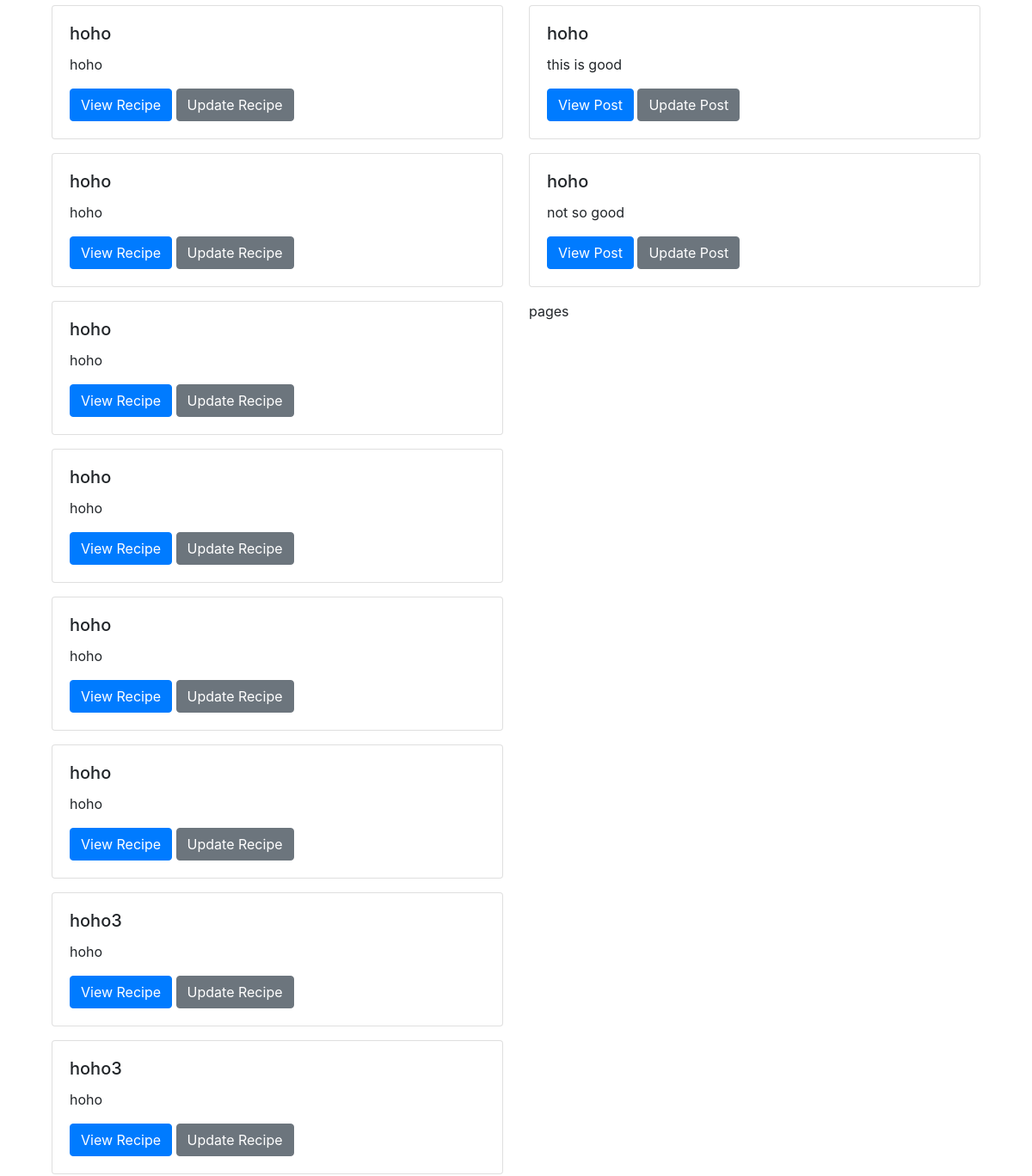
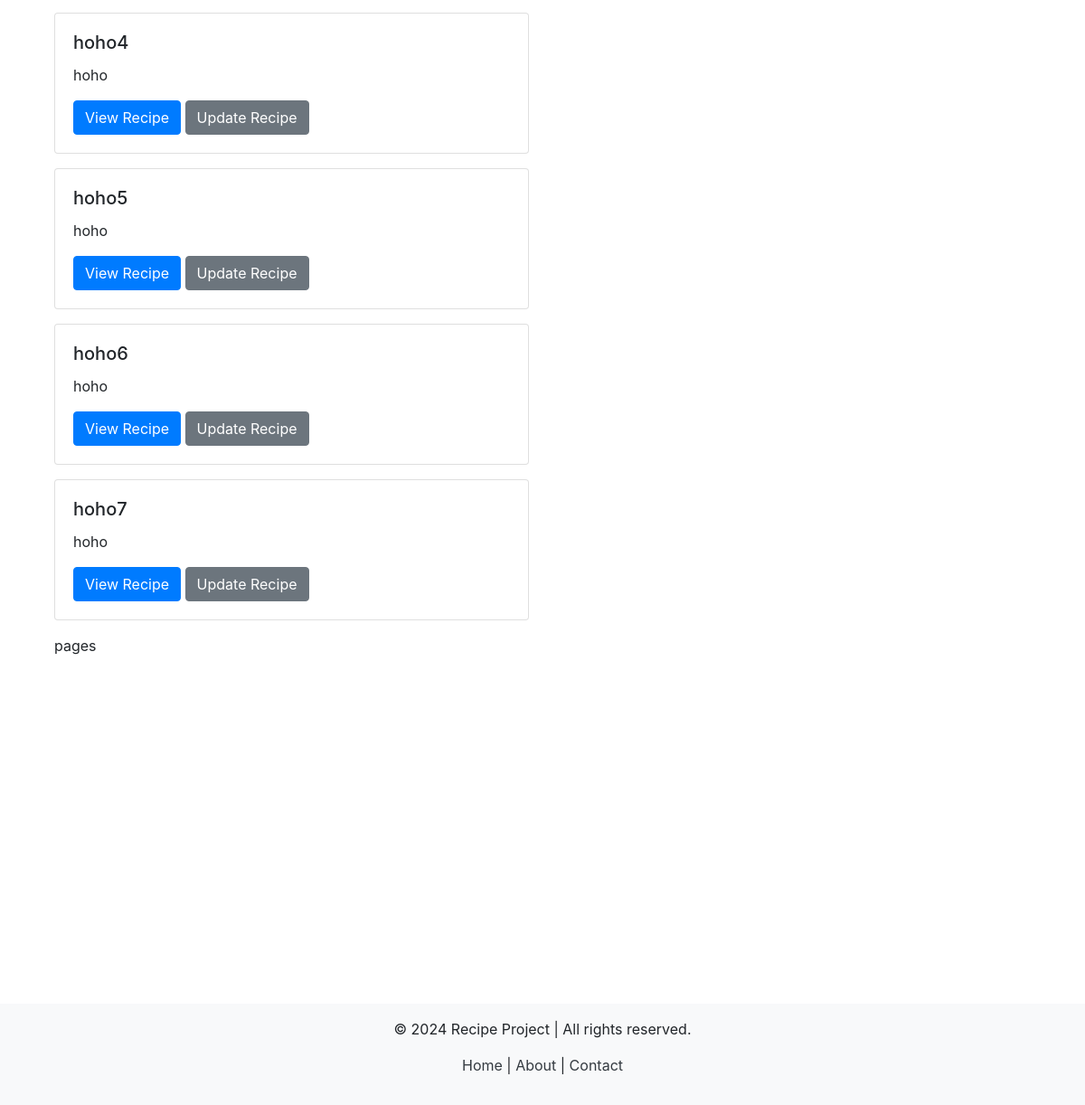
The app's page / (signed in, lower part), older data (2 pictures, top to bottom).
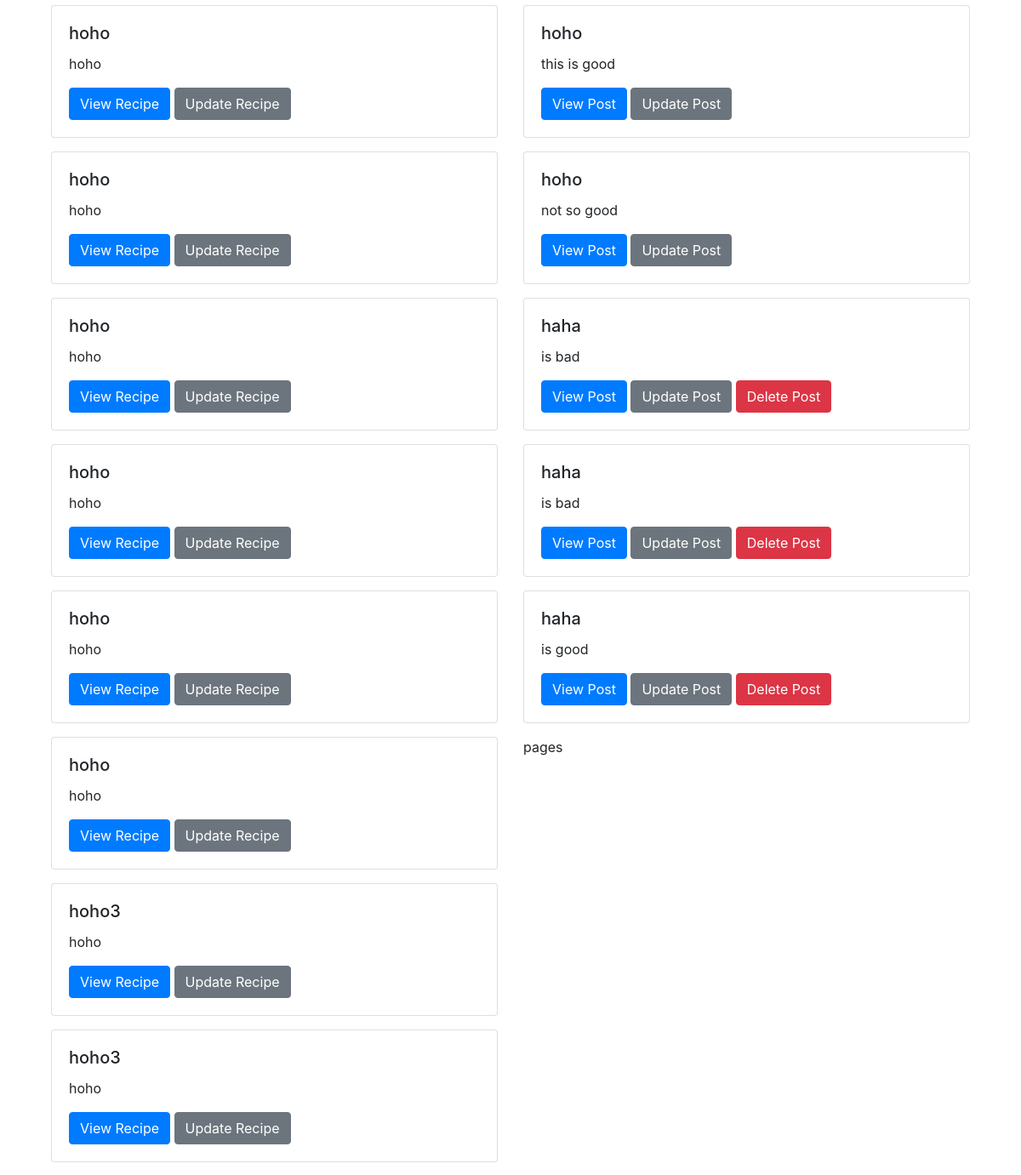
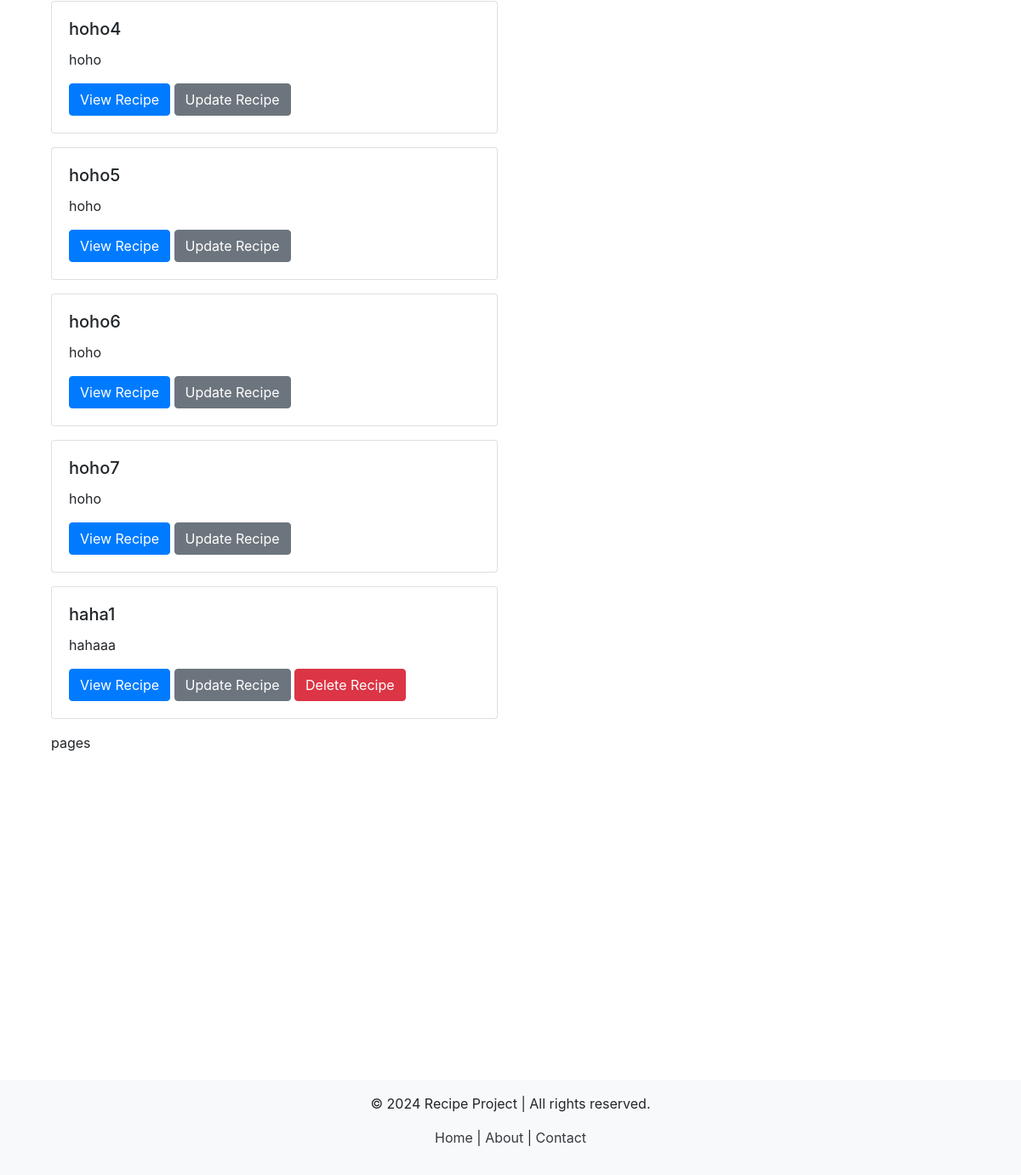
The same page, newer data (2 pictures, top to bottom).
### recipe_app/models.py (models this page shows, shortened)
class Recipe(models.Model):
    chef = models.ForeignKey(Chef, on_delete=models.CASCADE)  # Links to the Chef
    title = models.CharField(max_length=200)
    description = models.TextField()  # Add description field
    instructions = models.TextField()
    categories = models.ManyToManyField(Category)
    ingredients = models.ManyToManyField(Ingredient)

class Post(models.Model):
    recipe = models.ForeignKey(Recipe, on_delete=models.CASCADE)
    comment = models.TextField()
    created_at = models.DateTimeField(auto_now_add=True)

### recipe_app/views.py (the view)
# urls.py: path('', views.HomeView.as_view(), name='home'),
class HomeView(ListView):
    model = Recipe
    template_name = 'home.html'
    context_object_name = 'recipes'
    def get_context_data(self, **kwargs):
        context = super().get_context_data(**kwargs)
        context['posts'] = Post.objects.all()  # Add posts to the context
        return context

### recipe_app/context_processors.py (called while the page is built)
def current_year(request):
    return {'current_year': datetime.now().year}

### templates/home.html (shortened to what this page needs)
{% extends 'base.html' %}
{% block content %}
    <div class="container">
        {% if user.is_authenticated %}
        <div class="row">
            <div class="col-md-6">
                <div class="row">
                    {% for recipe in recipes %}
                        <div class="col-md-12 mb-3">
                            <div class="card">
                                <div class="card-body">
                                    <h5 class="card-title">{{ recipe.title }}</h5>
                                    <p class="card-text">{{ recipe.description }}</p>
                                    <a href="{% url 'view_recipe' recipe.pk %}" class="btn btn-primary">View Recipe</a>
                                    <a href="{% url 'update_recipe' recipe.pk %}" class="btn btn-secondary">Update Recipe</a>
                                    {% if user == recipe.chef.user %}
                                    <a href="{% url 'delete_recipe' recipe.pk %}" class="btn btn-danger">Delete Recipe</a>
                                    {% endif %}
                                </div>
                            </div>
                        </div>
                    {% endfor %}
                </div>
                <div class="pagination">
                    {{ recipes.paginator.num_pages }} pages
                </div>
            </div>
            <div class="col-md-6">
                <div class="row">
                    {% for post in posts %}
                        <div class="col-md-12 mb-3">
                            <div class="card">
                                <div class="card-body">
                                    <h5 class="card-title">{{ post.recipe.title }}</h5>
                                    <p class="card-text">{{ post.comment }}</p>
                                    <a href="{% url 'view_post' post.pk %}" class="btn btn-primary">View Post</a>
                                    <a href="{% url 'update_post' post.pk %}" class="btn btn-secondary">Update Post</a>
                                    {% if user == post.recipe.chef.user %}
                                    <a href="{% url 'delete_post' post.pk %}" class="btn btn-danger">Delete Post</a>
                                    {% endif %}
                                </div>
                            </div>
                        </div>
                    {% endfor %}
                </div>
                <div class="pagination">
                    {{ posts.paginator.num_pages }} pages
                </div>
            </div>
        </div>
        {% endif %}
    </div>
{% endblock %}

### templates/base.html (shortened to what this page needs)
<!DOCTYPE html>
<html lang="en">
<head>
    <link rel="stylesheet" href="https://stackpath.bootstrapcdn.com/bootstrap/4.5.0/css/bootstrap.min.css">
</head>
<body>
    <div class="container mt-5">
        {% block content %}
        {% endblock %}
    </div>
</body>
<br>
<br>
<br>
<br>
<br>
<br>
<br>
<br>
<br>
<br>
<br>
<br>
<br>
<br>
<footer class="bg-light text-center py-3 mt-5">
    <p>&copy; {{ current_year }} Recipe Project | All rights reserved.</p>
    <p>
        <a href="{% url 'home' %}" class="text-dark">Home</a> |
        <a href="{% url 'about' %}" class="text-dark">About</a> |
        <a href="{% url 'contact' %}" class="text-dark">Contact</a>
    </p>
</footer>
</html>

Row changes from the older to the newer data that the page shows:
added Recipe: title "haha1", description "hahaaa", shows "Delete Recipe"
added Post: recipe "haha", comment "is bad", shows "Delete Post"
added Post: recipe "haha", comment "is bad", shows "Delete Post"
added Post: recipe "haha", comment "is good", shows "Delete Post"
